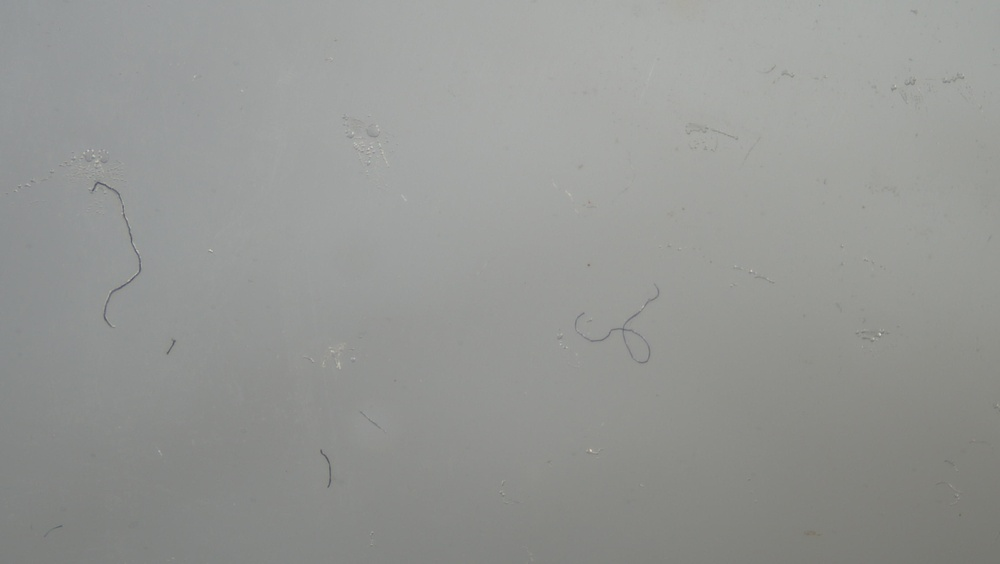
#> input picture images/oct20Test/IMG00187.JPG, 1000 x 564 px, shrunk from 3264 x 1840 before the run
$ python find_crop.py images/oct20Test/IMG00187.JPG
#> lines starting #> are read from the running program, lines starting #| are printed output that depends on the picture
"""
Usage:

    # Step 1: just see pixel-row gridlines, no crop line yet
    python find_crop.py photo.jpg

    # Step 2: once you've picked a candidate value, check it
    python find_crop.py photo.jpg --top 60

    # You can check a bottom crop too
    python find_crop.py photo.jpg --top 60 --bottom 40

Output is saved as <name>_crop_preview.jpg next to the original -- open
that file and read off which gridline lines up with the bottom edge of
your ruler strip. Re-run with that number as --top to confirm, then use
the same number with dust_lift.py's -crop-top flag.
"""
import argparse
import os
from PIL import Image, ImageDraw, ImageFont


def _load_font(size):
    try:
        return ImageFont.truetype("/usr/share/fonts/truetype/dejavu/DejaVuSans-Bold.ttf", size)
    except Exception:
        try:
            return ImageFont.truetype("/System/Library/Fonts/Helvetica.ttc", size)
        except Exception:
            return ImageFont.load_default()


def draw_crop_preview(image_path, crop_top=None, crop_bottom=None, gridline_spacing=20):
#> called with image_path = 'images/oct20Test/IMG00187.JPG', gridline_spacing = 20
    img = Image.open(image_path).convert('RGB')
#> img is the input picture: PIL image 1000x564 RGB; mean R, G, B 149.2, 150.8, 148.1
    draw = ImageDraw.Draw(img)
    width, height = img.size
#> width = 1000; height = 564

    font = _load_font(14)

    # Draw a horizontal gridline + row-number label every `gridline_spacing`
    # pixels, only near the top and bottom where crops usually happen.
    band = 250  # how far down/up from each edge to draw gridlines
    for y in range(0, min(band, height), gridline_spacing):
        draw.line([(0, y), (60, y)], fill='lime', width=1)
        draw.text((64, y - 6), str(y), fill='lime', font=font)

    for y in range(max(height - band, 0), height, gridline_spacing):
        draw.line([(0, y), (60, y)], fill='cyan', width=1)
        draw.text((64, y - 6), str(y), fill='cyan', font=font)

    # Draw the candidate crop line(s) in red, full-width, if given
    if crop_top:
        draw.line([(0, crop_top), (width, crop_top)], fill='red', width=2)
        draw.text((width // 2 - 60, crop_top + 4), f"crop-top = {crop_top}", fill='red', font=_load_font(20))

    if crop_bottom:
        y = height - crop_bottom
        draw.line([(0, y), (width, y)], fill='red', width=2)
        draw.text((width // 2 - 60, y - 26), f"crop-bottom = {crop_bottom}", fill='red', font=_load_font(20))

    root, ext = os.path.splitext(image_path)
    out_path = f"{root}_crop_preview{ext}"
    img.save(out_path)
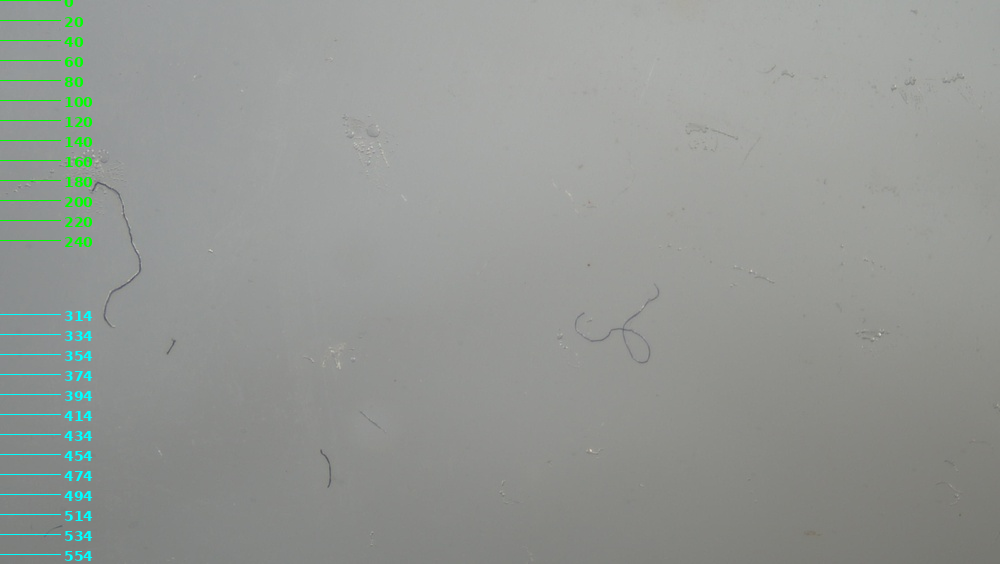
#> saved as IMG00187_crop_preview.JPG: PIL image 1000x564 RGB; mean R, G, B 148.1, 151.7, 148
    return out_path


def main():
    parser = argparse.ArgumentParser(description="Preview crop lines to find the right -crop-top/-crop-bottom for dust_lift.py")
    parser.add_argument('image', help='Path to the image')
    parser.add_argument('--top', type=int, default=None, help='Candidate crop-top value to draw and check')
    parser.add_argument('--bottom', type=int, default=None, help='Candidate crop-bottom value to draw and check')
    parser.add_argument('--spacing', type=int, default=20, help='Gridline spacing in pixels (default 20)')
    args = parser.parse_args()

    out_path = draw_crop_preview(args.image, args.top, args.bottom, args.spacing)
    print(f"Saved preview to: {out_path}")
    print("Green gridlines = rows from the top, cyan = rows from the bottom.")
    print("Find the gridline that sits right at the boundary between the ruler")
    print("strip and the tape image -- that number is your -crop-top value.")


if __name__ == '__main__':
    main()

$ run again, on images/oct20Test/IMG00189.JPG
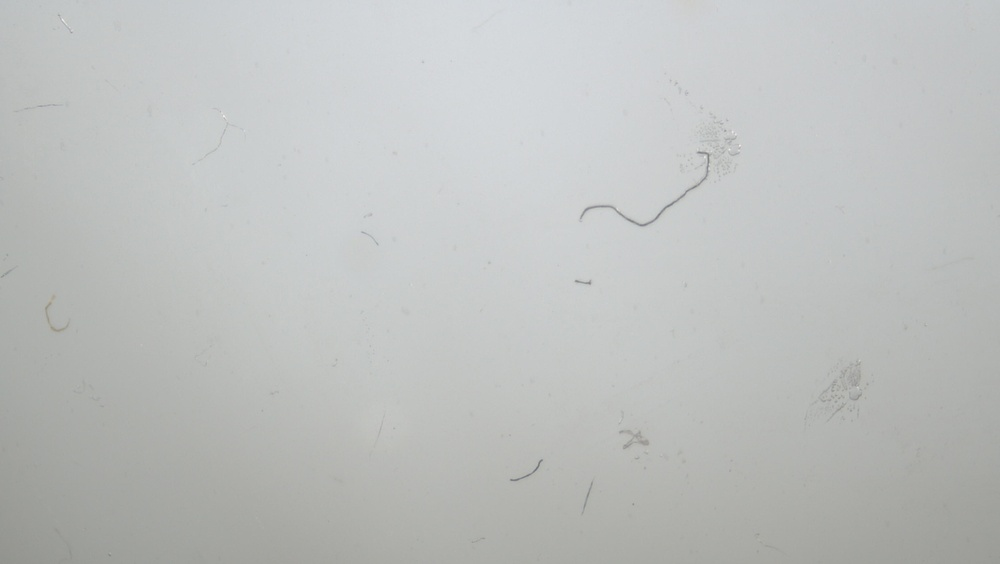
#> input picture images/oct20Test/IMG00189.JPG, 1000 x 564 px, shrunk from 3264 x 1840 before the run
#> in draw_crop_preview, img is the input picture: PIL image 1000x564 RGB; mean R, G, B 189.7, 192, 190.8
#> in draw_crop_preview, `img.save(out_path)`:
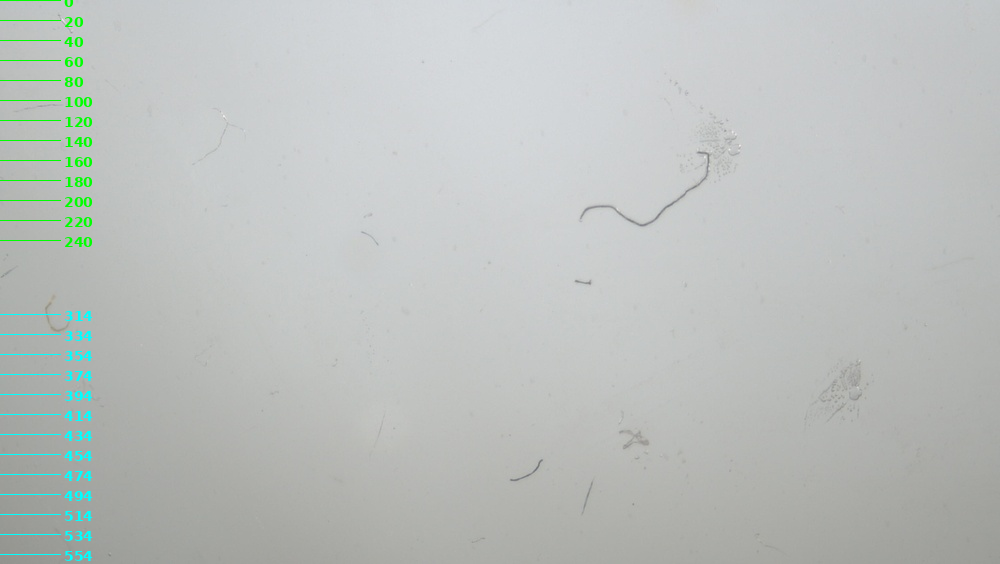
#> saved as IMG00189_crop_preview.JPG: PIL image 1000x564 RGB; mean R, G, B 188.3, 192.6, 190.5

$ run again, on images/oct20Test/IMG00191.JPG
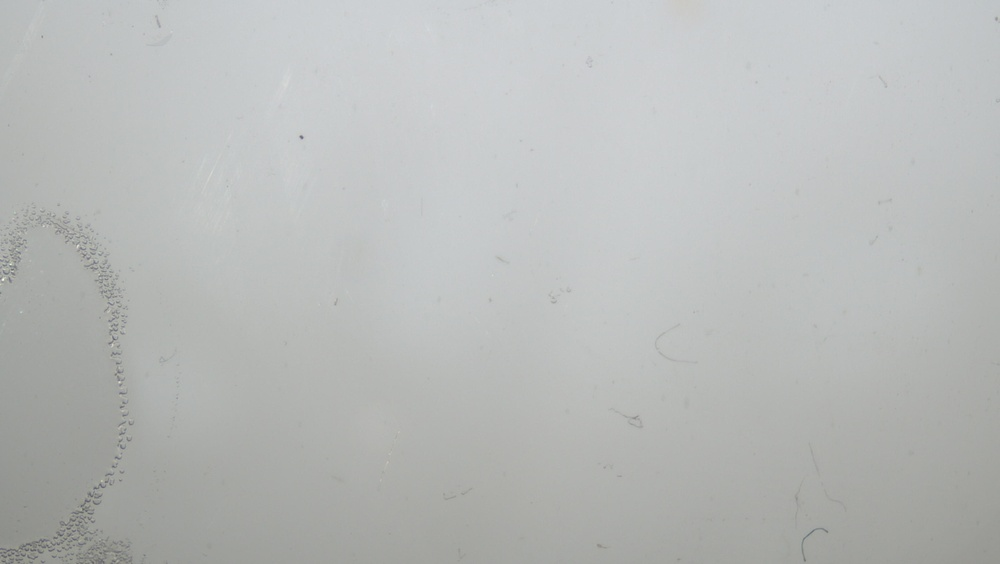
#> input picture images/oct20Test/IMG00191.JPG, 1000 x 564 px, shrunk from 3264 x 1840 before the run
#> in draw_crop_preview, img is the input picture: PIL image 1000x564 RGB; mean R, G, B 184.1, 186.3, 185.2
#> in draw_crop_preview, `img.save(out_path)`:
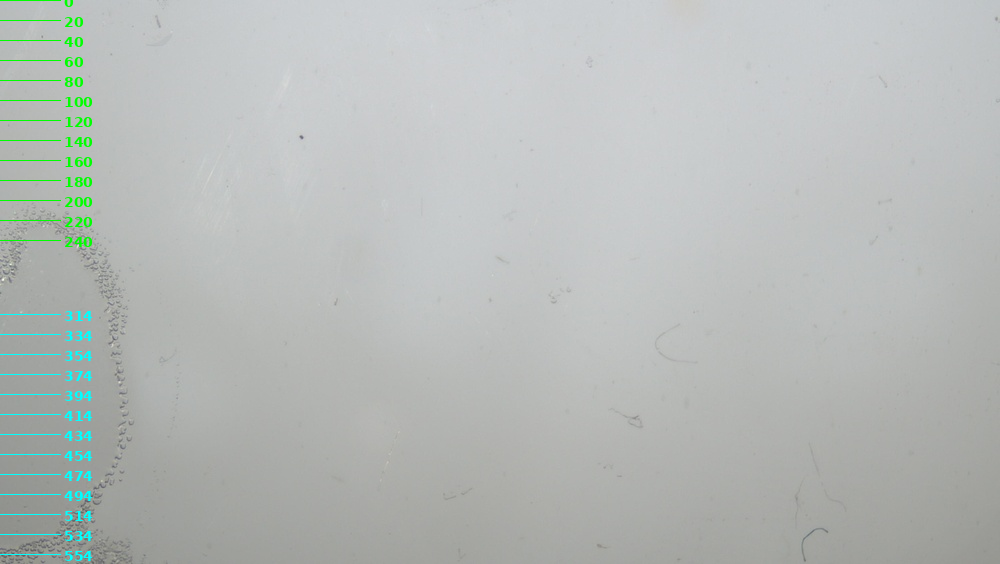
#> saved as IMG00191_crop_preview.JPG: PIL image 1000x564 RGB; mean R, G, B 182.7, 187, 184.9
